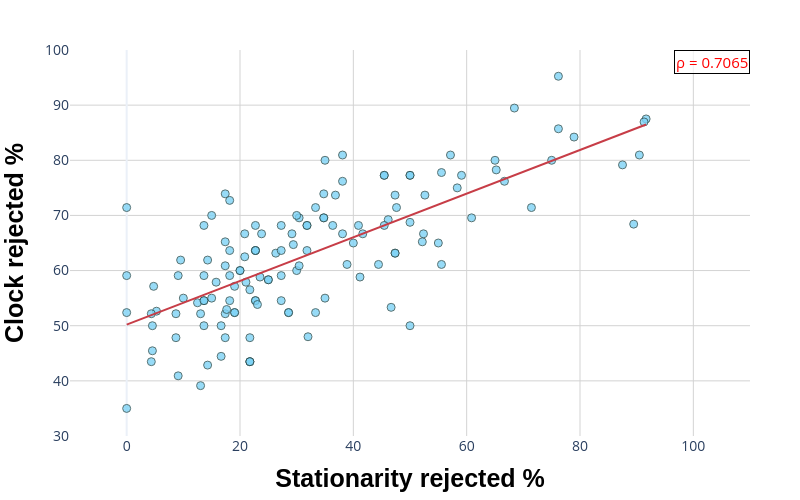

Notebook source saved alongside this figure:
### Code cell
import plotly.express as px
from scipy.stats import spearmanr

# Prepare data arrays
x_values = np.array(list(proportion_less_than_005_tos.values())) * 100
y_values = np.array(list(proportion_less_than_005_clock_filtered.values())) * 100

# Create scatter plot
fig_0 = px.scatter(
    x=x_values,
    y=y_values,
    labels={'x': 'Proportion reject the clock', 'y': 'Proportion reject the stationarity'},
    trendline="ols",
    title=None
)

# Update layout for axis titles and legend
fig_0.update_layout(
    xaxis=dict(
        title='<b>Stationarity rejected %</b>',
    ),
    yaxis=dict(
        title='<b>Clock rejected %</b>',
    )
)

# Update traces for markers and trendline
fig_0.update_traces(
    marker=dict(
        size=8,
        opacity=0.8,
        color='#7ed3f6',
        line=dict(width=1, color='DarkSlateGrey')
    ),
    selector=dict(type='scatter', mode='markers')

    
)
fig_0.update_traces(
    line=dict(color='#c73d47', width=2),
    selector=dict(type='scatter', mode='lines')
)


# Calculate Spearman correlation and add annotation
corr, p = spearmanr(list(proportion_less_than_005_tos.values()), list(proportion_less_than_005_clock.values()))
fig_0.add_annotation(
    x=1, y=1,
    text=f'ρ = {corr:.4f}',  # Spearman's rho with 4 decimal precision
    showarrow=False,
    font=dict(size=15, color="red"),
    xref="paper", yref="paper",
    bgcolor="rgba(255, 255, 255, 0.7)",
    bordercolor="black",
    borderwidth=1
)



# Define axis ranges
fig_0.update_yaxes(range=[30, 100])
fig_0.update_xaxes(range=[-10, 110])

fig_0  = update_plot_layout(fig_0)

# # Output to PDF and display the plot
# fig_0.write_image('/Users/gulugulu/clock/figures/tos_toc_correlation.pdf')
fig_0.show()
# compare the corrrlation coeffience with other proporsed factors (e.g. body size, generation time).

### Figure 1 — Plotly figure (JSON) as saved in the notebook; plotly's stock layout.template omitted (floating-point values rounded to 4 significant figures; data arrays with more than 128 entries replaced by an {"elided": "..."} marker saying what was removed)
{"data": [{"hovertemplate": "Proportion reject the clock=%{x}<br>Proportion reject the stationarity=%{y}<extra></extra>", "legendgroup": "", "marker": {"color": "#7ed3f6", "line": {"color": "DarkSlateGrey", "width": 1}, "opacity": 0.8, "size": 8, "symbol": "circle"}, "mode": "markers", "name": "", "orientation": "v", "showlegend": false, "type": "scatter", "x": {"elided": "137 float values"}, "xaxis": "x", "y": {"elided": "137 float values"}, "yaxis": "y"}, {"hovertemplate": "<b>OLS trendline</b><br>y = 0.39586 * x + 50.2029<br>R<sup>2</sup>=0.533513<br><br>Proportion reject the clock=%{x}<br>Proportion reject the stationarity=%{y} <b>(trend)</b><extra></extra>", "legendgroup": "", "line": {"color": "#c73d47", "width": 2}, "marker": {"color": "#636efa", "symbol": "circle"}, "mode": "lines", "name": "", "showlegend": false, "type": "scatter", "x": {"elided": "137 float values"}, "xaxis": "x", "y": {"elided": "137 float values"}, "yaxis": "y"}], "layout": {"annotations": [{"bgcolor": "rgba(255, 255, 255, 0.7)", "bordercolor": "black", "borderwidth": 1, "font": {"color": "red", "size": 15}, "showarrow": false, "text": "ρ = 0.7065", "x": 1, "xref": "paper", "y": 1, "yref": "paper"}], "autosize": true, "height": 500, "legend": {"bgcolor": "rgba(255,255,255,0)", "bordercolor": "rgba(255,255,255,0)", "font": {"size": 14}, "title": {"font": {"size": 16}}, "tracegroupgap": 0}, "margin": {"b": 50, "l": 50, "r": 50, "t": 50}, "width": 800, "xaxis": {"anchor": "y", "domain": [0, 1], "gridcolor": "lightgrey", "range": [-10, 110], "tickfont": {"size": 14}, "title": {"font": {"color": "black", "family": "Arial", "size": 25}, "text": "<b>Stationarity rejected %</b>"}}, "yaxis": {"anchor": "x", "domain": [0, 1], "gridcolor": "lightgrey", "range": [30, 100], "tickfont": {"size": 14}, "title": {"font": {"color": "black", "family": "Arial", "size": 25}, "text": "<b>Clock rejected %</b>"}}}}
